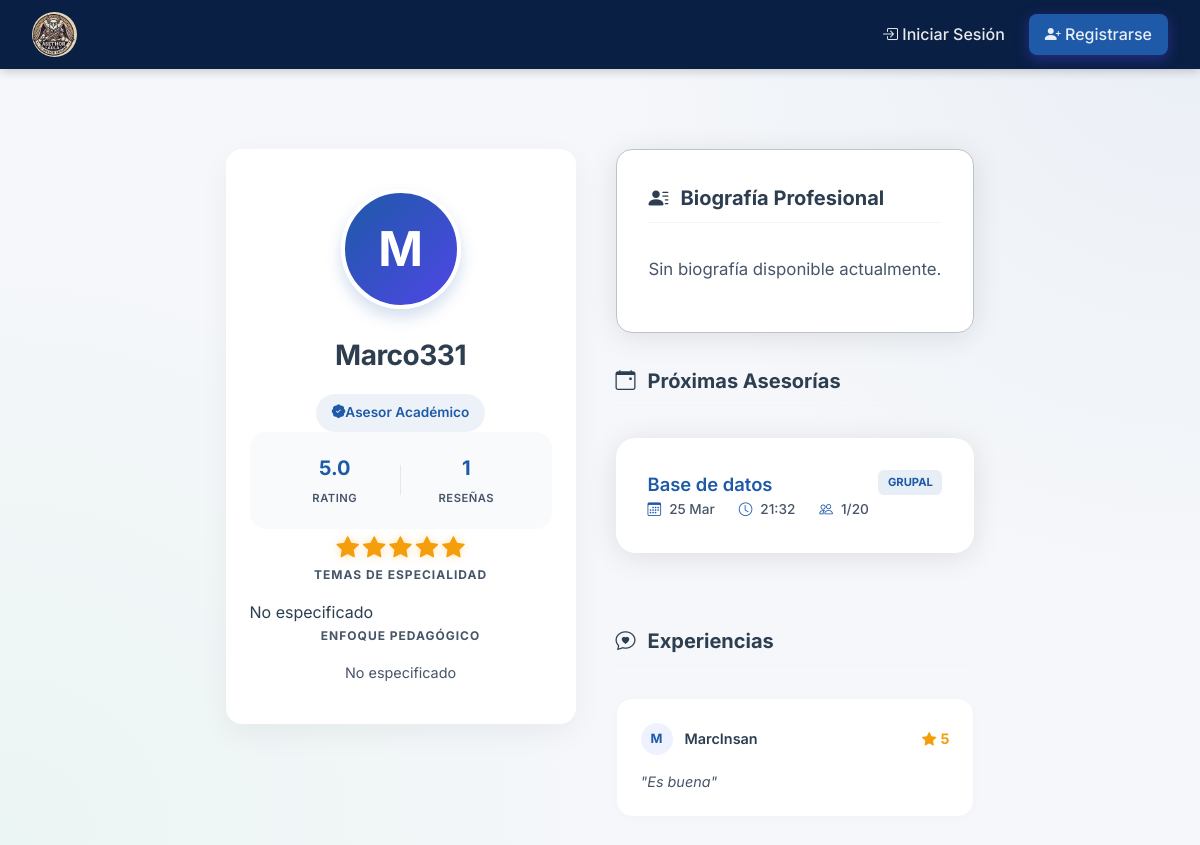
Page /asesor/2 on the earlier database version.
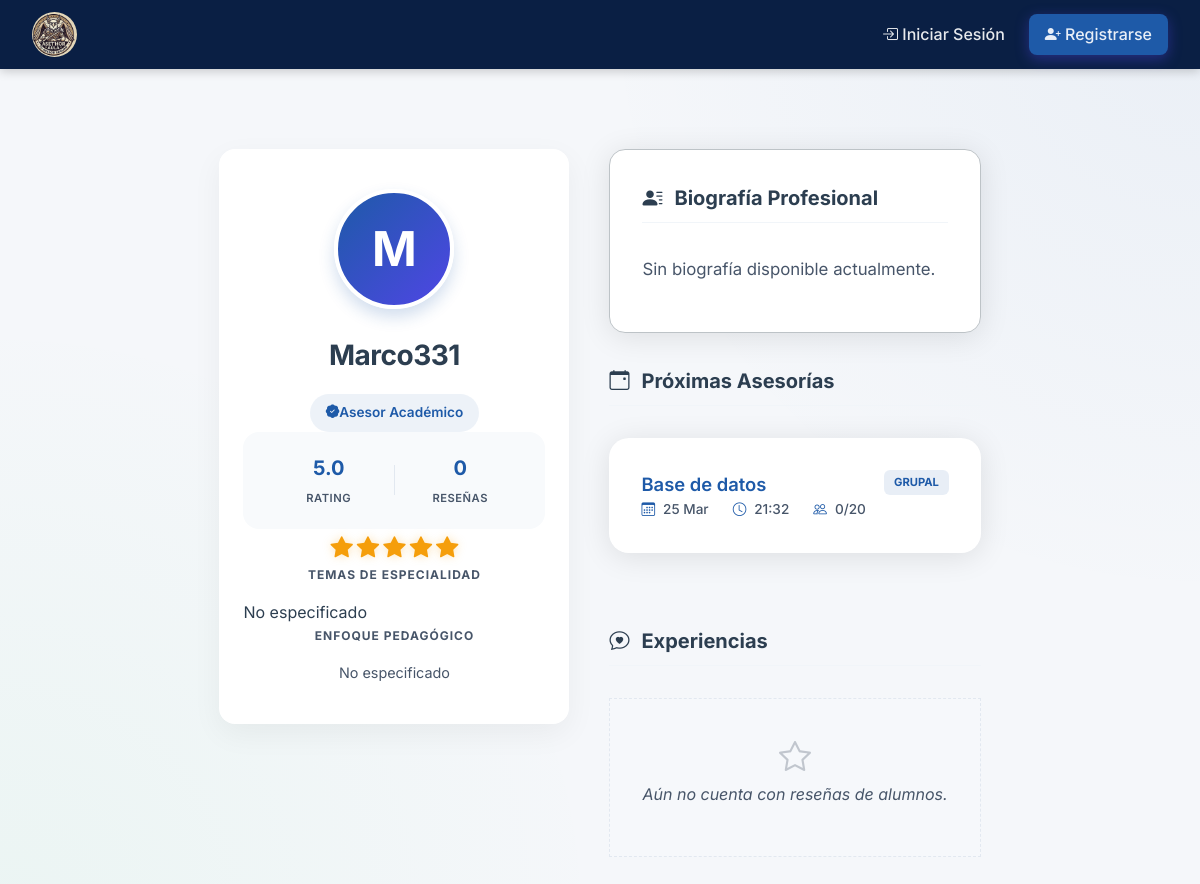
Same page on the later database version.
### app/models.py (models this page shows, shortened)
class Profile(db.Model):
    id = db.Column(db.Integer, primary_key=True)
    user_id = db.Column(db.Integer, db.ForeignKey('user.id'), nullable=False)
    full_name = db.Column(db.String(100), nullable=True)
    bio = db.Column(db.Text, nullable=True)
    strengths = db.Column(db.String(200), nullable=True) # e.g. "matemáticas, programación"
    focus_areas = db.Column(db.String(200), nullable=True) # e.g. "álgebra, base de datos sql"
    rating_avg = db.Column(db.Float, default=0.0) # Calculated average for Asesores

class TutoringSession(db.Model):
    id = db.Column(db.Integer, primary_key=True)
    asesor_id = db.Column(db.Integer, db.ForeignKey('user.id'), nullable=False)
    topic = db.Column(db.String(100), nullable=False)
    description = db.Column(db.Text, nullable=False)
    date = db.Column(db.Date, nullable=False)
    start_time = db.Column(db.Time, nullable=False)
    end_time = db.Column(db.Time, nullable=False)
    session_type = db.Column(db.String(20), nullable=False, default='Individual') # Individual, Grupal
    capacity = db.Column(db.Integer, default=1)
    enrollments = db.relationship('Enrollment', backref='session', cascade='all, delete-orphan')
    reviews = db.relationship('Review', foreign_keys='Review.session_id', backref='session_reviewed', cascade='all, delete-orphan')

class Review(db.Model):
    id = db.Column(db.Integer, primary_key=True)
    student_id = db.Column(db.Integer, db.ForeignKey('user.id'), nullable=False)
    session_id = db.Column(db.Integer, db.ForeignKey('tutoring_session.id'), nullable=False)
    asesor_id = db.Column(db.Integer, db.ForeignKey('user.id'), nullable=False)
    rating = db.Column(db.Integer, nullable=False) # 1 to 5
    comment = db.Column(db.Text, nullable=True)
    created_at = db.Column(db.DateTime, nullable=False, default=datetime.utcnow)

class User(db.Model, UserMixin):
    id = db.Column(db.Integer, primary_key=True)
    username = db.Column(db.String(20), unique=True, nullable=False)
    password_hash = db.Column(db.String(60), nullable=False)
    role = db.Column(db.String(20), nullable=False, default='Estudiante') # Super-Admin, Admin, Asesor, Estudiante
    profile = db.relationship('Profile', backref='user', uselist=False, cascade='all, delete-orphan')
    sessions_given = db.relationship('TutoringSession', backref='asesor', cascade='all, delete-orphan')
    reviews_received = db.relationship('Review', foreign_keys='Review.asesor_id', backref='asesor_reviewed', cascade='all, delete-orphan')
    enrollments = db.relationship('Enrollment', backref='student', cascade='all, delete-orphan')
    reviews_given = db.relationship('Review', foreign_keys='Review.student_id', backref='student_reviewer', cascade='all, delete-orphan')

### app/routes/main.py (the view)
@main.route('/asesor/<int:asesor_id>')
def asesor_profile(asesor_id):
    asesor = User.query.get_or_404(asesor_id)
    if asesor.role != 'Asesor':
        abort(404)
    active_sessions = TutoringSession.query.filter_by(asesor_id=asesor_id).order_by(TutoringSession.date.desc()).all()
    reviews = Review.query.filter_by(asesor_id=asesor_id).order_by(Review.created_at.desc()).all()
    return render_template('main/asesor_profile.html', title=f'Perfil de {asesor.profile.full_name or asesor.username}', asesor=asesor, sessions=active_sessions, reviews=reviews)

### app/templates/main/asesor_profile.html (shortened to what the changed rows need)
{% extends 'base.html' %}
{% block content %}
<div class="profile-grid">
    <div class="profile-sidebar">
        <div class="glass card profile-sidebar-card p-4">
            <h2 class="advisor-name mb-2">{{ asesor.profile.full_name or asesor.username }}</h2>
            <div class="profile-stat-box-modern mb-4">
                <div class="stat-item-modern">
                    <span class="stat-value-modern">{{ reviews|length }}</span>
                    <span class="stat-label-modern">Reseñas</span>
                </div>
            </div>
            <div class="star-rating-modern mb-4">
                {% set rating = asesor.profile.rating_avg or 0 %}
                {% for i in range(5) %}
                    <i class="bi bi-star-fill {% if i < rating %}filled{% endif %}"></i>
                {% endfor %}
            </div>
        </div>
    </div>
    <div class="profile-main-content">
        <div class="content-dual-grid-modern">
            <div class="sessions-column">
                {% if sessions %}
                <div class="sessions-list">
                    {% for session in sessions %}
                    <div class="glass card p-4 mb-3 session-card-modern">
                        <div class="session-card-header mb-3">
                            <h5 class="session-topic">{{ session.topic }}</h5>
                            <span class="session-type-pill">{{ session.session_type }}</span>
                        </div>
                        <div class="session-details-row mb-4">
                            <div class="detail-pill">
                                <i class="bi bi-calendar3"></i>
                                <span>{{ session.date.strftime('%d %b') }}</span>
                            </div>
                            <div class="detail-pill">
                                <i class="bi bi-clock"></i>
                                <span>{{ session.start_time.strftime('%H:%M') }}</span>
                            </div>
                            <div class="detail-pill">
                                <i class="bi bi-people"></i>
                                <span>{{ session.enrollments|length }}/{{ session.capacity }}</span>
                            </div>
                        </div>
                    </div>
                    {% endfor %}
                </div>
                {% else %}
                <div class="empty-state card p-5">
                    <i class="bi bi-calendar-x mb-2" style="font-size: 2rem; opacity: 0.3;"></i>
                    <p class="mb-0">No hay asesorías programadas en este momento.</p>
                </div>
                {% endif %}
            </div>
            <div class="reviews-column">
                {% if reviews %}
                <div class="reviews-container-modern">
                    {% for review in reviews %}
                    <div class="review-card-modern mb-3">
                        <div class="review-header mb-2">
                            <div class="reviewer-info">
                                <div class="reviewer-avatar">{{ review.student_reviewer.username[0]|upper }}</div>
                                <span class="reviewer-name">{{ review.student_reviewer.username }}</span>
                            </div>
                            <div class="review-rating">
                                <i class="bi bi-star-fill"></i>
                                <span>{{ review.rating }}</span>
                            </div>
                        </div>
                        <p class="review-comment">"{{ review.comment or 'Excelente asesoría.'|truncate(120) }}"</p>
                    </div>
                    {% endfor %}
                </div>
                {% else %}
                <div class="empty-state card p-5">
                    <i class="bi bi-star mb-2" style="font-size: 2rem; opacity: 0.3;"></i>
                    <p class="mb-0">Aún no cuenta con reseñas de alumnos.</p>
                </div>
                {% endif %}
            </div>
        </div>
    </div>
</div>
{% endblock %}

Differences in the rows shown:
removed Review: student_reviewer "M", student_reviewer.username "MarcInsan", rating "5", comment "Es buena"
computed for TutoringSession "Base de datos": enrollments|length "1" → "0"
Other differences:
{{ reviews|length }}: "1" → "0"
text now shown: "Aún no cuenta con reseñas de alumnos."
